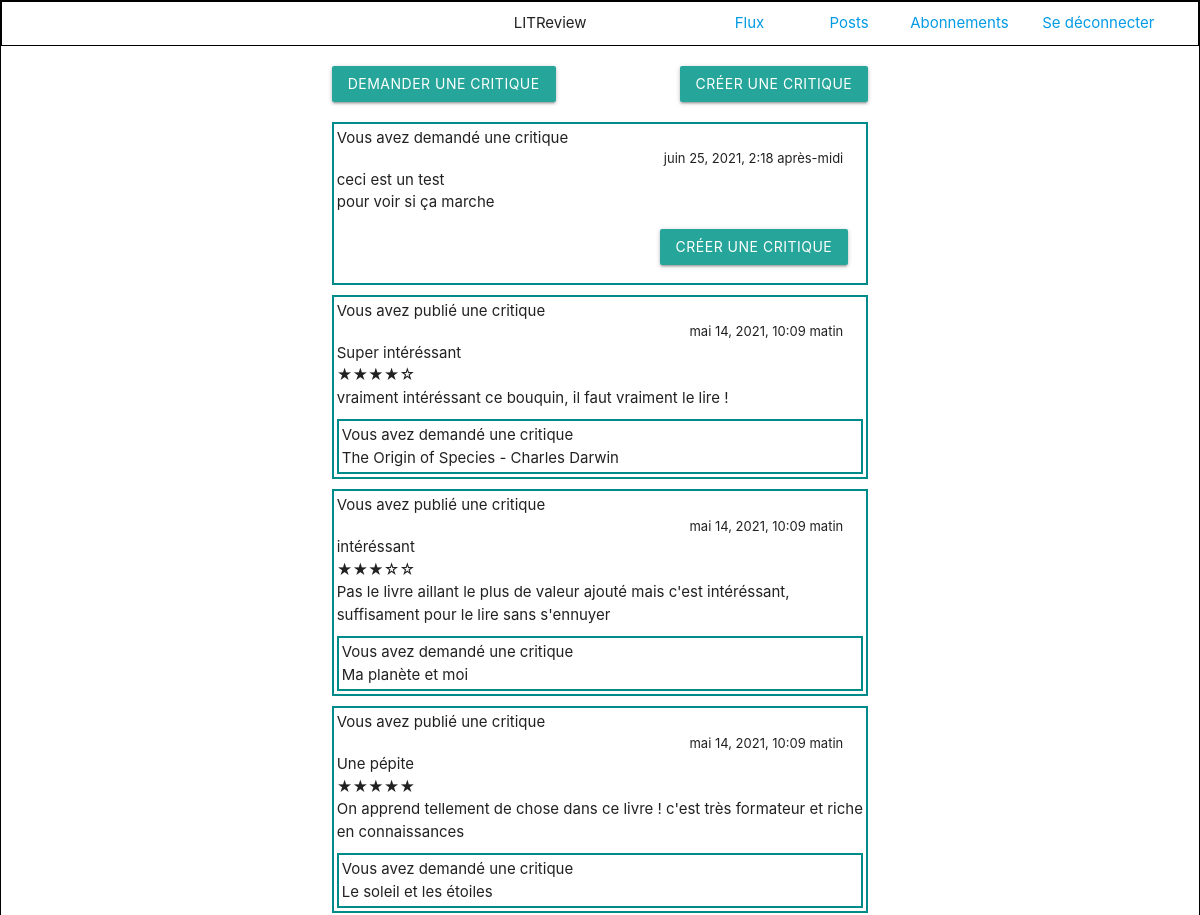
Before: /feed/ (signed in, upper part) with the older database file.
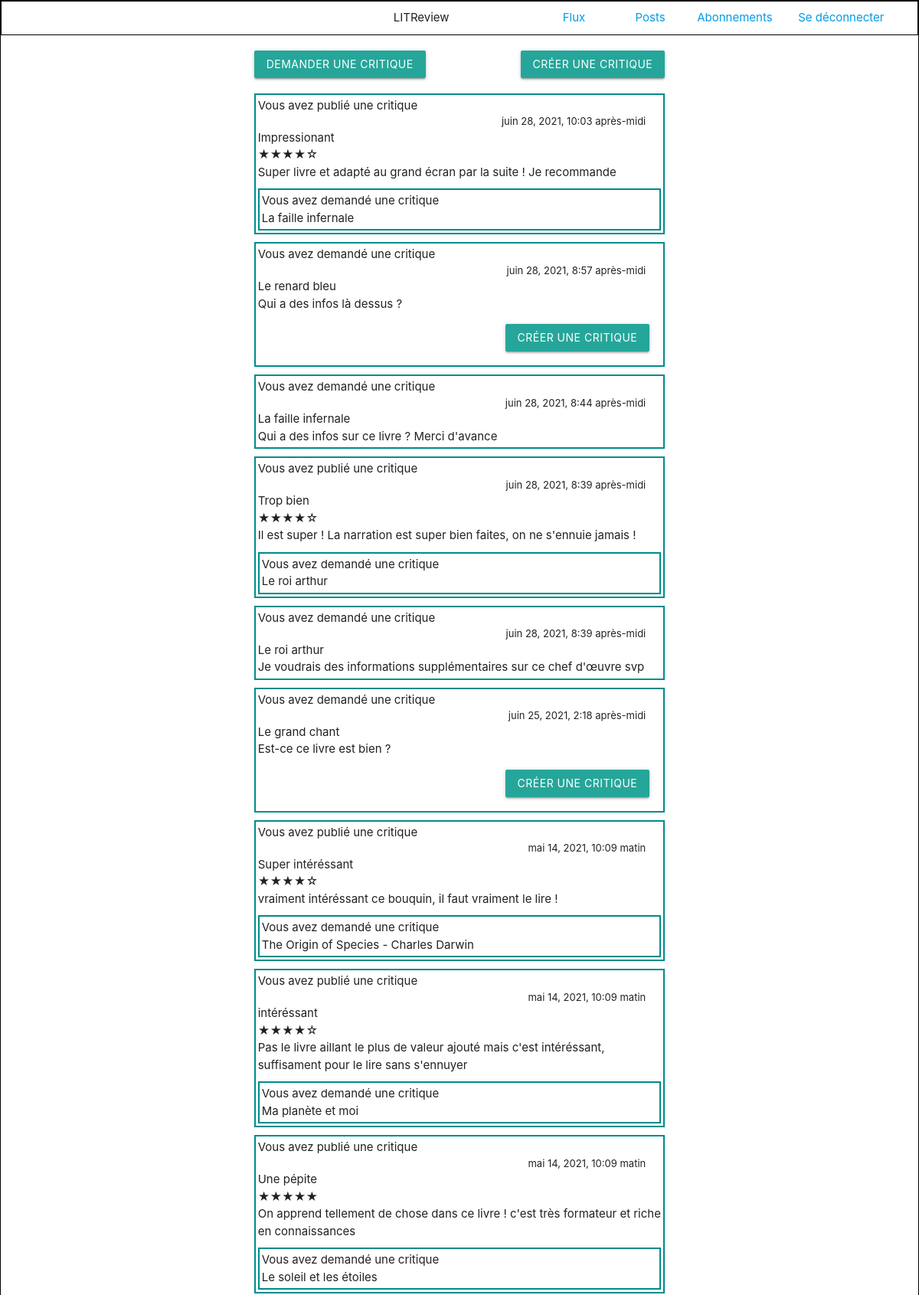
After: the same page with the newer database file.
### accounts/models.py (models this page shows)
class Ticket(models.Model):
    title = models.CharField(max_length=8192, blank=True)
    description = models.TextField(max_length=2048, blank=True)
    user = models.ForeignKey(
        to=settings.AUTH_USER_MODEL, on_delete=models.CASCADE)
    image = models.ImageField(null=True, blank=True)
    time_created = models.DateTimeField(auto_now_add=True)

class Review(models.Model):
    ticket = models.ForeignKey(to=Ticket, on_delete=models.CASCADE)
    rating = models.PositiveSmallIntegerField(
        validators=[MinValueValidator(0), MaxValueValidator(5)])
    headline = models.CharField(max_length=128)
    body = models.CharField(max_length=8192, blank=True)
    user = models.ForeignKey(
        to=settings.AUTH_USER_MODEL, on_delete=models.CASCADE)
    time_created = models.DateTimeField(auto_now_add=True)

### accounts/views.py (the view)
# urls.py: path('feed/', views.feed, name="feed"),
def feed(request):
    reviews = get_users_viewable_reviews(request.user)
    review_list = Review.objects.values_list('ticket_id', flat=True)
    reviews = reviews.annotate(content_type=Value('REVIEW', CharField()))
    tickets = get_users_viewable_tickets(request.user)
    tickets = tickets.annotate(content_type=Value('TICKET', CharField()))
    posts = sorted(
        chain(reviews, tickets),
        key=lambda post: post.time_created,
        reverse=True
    )
    return render(request, 'feed.html', context={'posts': posts, 'review_list': review_list})

### accounts/views.py (called while the page is built)
def get_users_viewable_reviews(user):
    followed_users = UserFollows.objects.filter(user=user)
    flo = []
    for fuser in followed_users:
        flo.append(fuser.followed_user)
    viewable_reviews_followed_users = Review.objects.filter(user__in=flo)
    viewable_reviews = Review.objects.filter(user=user)
    final = viewable_reviews_followed_users | viewable_reviews
    return final

def get_users_viewable_tickets(user):
    followed_users = UserFollows.objects.filter(user=user)
    flo = []
    for fuser in followed_users:
        flo.append(fuser.followed_user)
    viewable_tickets_followed_users = Ticket.objects.filter(user__in=flo)
    viewable_tickets = Ticket.objects.filter(user=user)
    final = viewable_tickets_followed_users | viewable_tickets
    return final

### templates/feed.html (shortened to what this page needs)
{% extends 'base.html' %}
{% load static %}
{% block content %}
<div class="row container">
    <div class="col s8 offset-s2">
        <div class="bordure-bouton">
            <a href="{% url 'create_ticket' %}"><button class="waves-effect waves-light btn head-espace">Demander une critique</button></a>
            <a href="{% url 'create_review' %}" class="right"><button class="waves-effect waves-light btn head-espace">Créer une critique</button></a>
        </div>
        <div>
        {% for post in posts %}
            {% if post.content_type == 'TICKET' %}
                {% include 'ticket_snippet.html' with post=post %}
            {% elif post.content_type == 'REVIEW' %}
                {% include 'review_snippet.html' with post=post %}
            {% endif %}
        {% endfor %}
        </div>
    </div>
</div>
{% endblock %}

### templates/review_snippet.html (shortened to what this page needs)
<div class="post">
<div>{% if request.user == post.user %} Vous avez
{% else %} {{ post.user }} a
{% endif %} publié une critique</div>
<div class="right-align time">{{ post.time_created }}</div>
<div>{{ post.headline }}</div>
{% if post.rating  == 1 %}
    &#9733;&#9734;&#9734;&#9734;&#9734;
{% elif post.rating == 2 %}
    &#9733;&#9733;&#9734;&#9734;&#9734;
{% elif post.rating == 3 %}
	&#9733;&#9733;&#9733;&#9734;&#9734;
{% elif post.rating == 4 %}
	&#9733;&#9733;&#9733;&#9733;&#9734;
{% elif post.rating == 5 %}
	&#9733;&#9733;&#9733;&#9733;&#9733;
{% endif %}
<div>{{ post.body }}</div>
<div class="post">
<div>{% if request.user == post.user %} Vous avez
{% else %} {{ post.user }} a
{% endif %} demandé une critique</div>
<div>{{ post.ticket.title }}</div>
</div>
</div>

### templates/ticket_snippet.html (shortened to what this page needs)
<div class="post">
<div>{% if request.user == post.user %} Vous avez
{% else %} {{ post.user }} a
{% endif %} demandé une critique</div>
<div class="right-align time">{{ post.time_created }}</div>
<div>{{ post.title }}</div>
<div>{{ post.description }}</div>
{% if post.id in review_list %}
{% else %} <div class="right-align"><a class="waves-effect waves-light btn espace" href="{% url 'answer-review' id_ticket=post.id %}">Créer une critique</a></div>
{% endif %}
</div>

Changed rows visible on the page:
added Review: shows "Vous avez", time_created "juin 28, 2021, 10:03 après-midi", headline "Impressionant", body "Super livre et adapté au grand écran par la suite ! Je recommande", ticket "La faille infernale"
added Ticket: shows "Vous avez", time_created "juin 28, 2021, 8:57 après-midi", title "Le renard bleu", description "Qui a des infos là dessus ?", shows "CRÉER UNE CRITIQUE"
added Ticket: shows "Vous avez", time_created "juin 28, 2021, 8:44 après-midi", title "La faille infernale", description "Qui a des infos sur ce livre ? Merci d'avance"
added Review: shows "Vous avez", time_created "juin 28, 2021, 8:39 après-midi", headline "Trop bien", body "Il est super ! La narration est super bien faites, on ne s'ennuie jamais !", ticket "Le roi arthur"
added Ticket: shows "Vous avez", time_created "juin 28, 2021, 8:39 après-midi", title "Le roi arthur", description "Je voudrais des informations supplémentaires sur ce chef d'œuvre svp"
changed Ticket: title "ceci est un test" → "Le grand chant"; description "pour voir si ça marche" → "Est-ce ce livre est bien ?"
changed Review "intéréssant": rating "★★★☆☆" → "★★★★☆"
